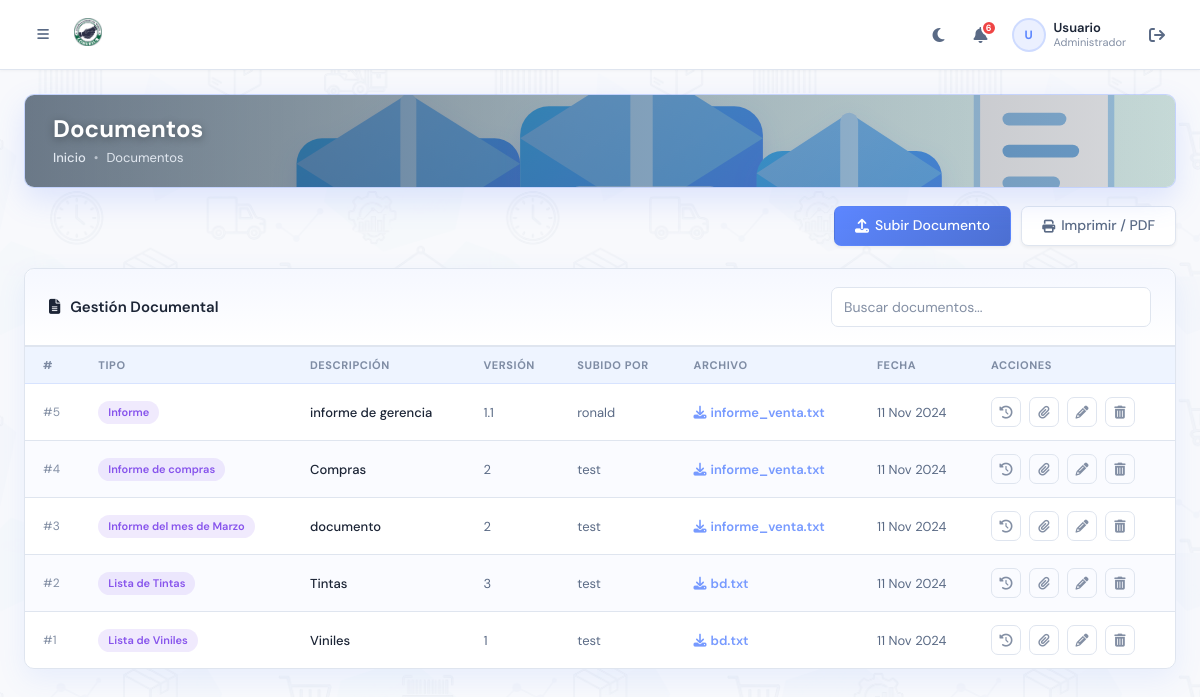
Page /documentos.php (signed in) on the committed database.
### tables this page shows
CREATE TABLE `Documentos` (
  `id_documento` int(11) NOT NULL,
  `tipo_documento` varchar(50) NOT NULL,
  `descripcion` text NOT NULL,
  `fecha_creacion` date NOT NULL,
  `version` varchar(20) NOT NULL,
  `usuario_subio` varchar(50) NOT NULL,
  `nombre_archivo` varchar(255) NOT NULL,
  `ruta_archivo` varchar(255) NOT NULL,
  `fecha_subida` timestamp NULL DEFAULT current_timestamp()
);

CREATE TABLE `Usuarios` (
  `id_usuario` int(11) NOT NULL,
  `nombre` varchar(100) DEFAULT NULL,
  `correo_electronico` varchar(100) DEFAULT NULL,
  `contrasena` varchar(255) DEFAULT NULL,
  `rol` enum('Administrador','Usuario','Empleado') DEFAULT NULL,
  `estado` enum('Activo','Inactivo') DEFAULT NULL,
  `telefono` varchar(20) DEFAULT NULL,
  `fecha_creacion` datetime DEFAULT NULL,
  `direccion` varchar(255) DEFAULT NULL
);

### utils/db.php (called while the page is built, shortened)
<?php
function dbQuery(mysqli $conn, string $sql, string $types = '', mixed ...$params): mysqli_result|bool {
    $stmt = $conn->prepare($sql);
    if (!$stmt->execute()) {
        error_log("DB execute error: " . $stmt->error . " | SQL: $sql");
        $stmt->close();
        return false;
    }
    $result = $stmt->get_result();
    return $result ?: true;
}
function dbFetchAll(mysqli $conn, string $sql, string $types = '', mixed ...$params): array {
    $result = dbQuery($conn, $sql, $types, ...$params);
    return $result->fetch_all(MYSQLI_ASSOC);
}

### documentos.php (the view, shortened to what this page needs)
<?php
require_once 'config.php';
$user_role         = $_SESSION['user_role'] ?? '';
$can_add_documents = ($user_role === 'Administrador');
$current_user      = (int)$_SESSION['user_id'];
$conn->query("SET @current_user = " . $current_user);
$conn->query("SET @current_ip = '" . $conn->real_escape_string($_SERVER['REMOTE_ADDR']) . "'");
$documentos = dbFetchAll($conn,
    "SELECT d.*, u.nombre AS usuario_nombre FROM Documentos d JOIN Usuarios u ON d.usuario_subio = u.id_usuario ORDER BY fecha_subida DESC"
);
include('layout/sidebar.php');
?>
<div class="page-banner">
    <div class="page-banner-content">
        <h1>Documentos</h1>
        <div class="page-banner-breadcrumb">
            <a href="dashboard.php">Inicio</a>
            <span class="sep">•</span>
            <span>Documentos</span>
        </div>
    </div>
    <img src="assets/images/breadcrumb/inventario_productos_banner.svg" alt="Banner de inventario de productos" class="page-banner-img">
</div>
<div class="module-actions-row">
    <?php if ($can_add_documents): ?>
    <button class="btn-primary-master" onclick="openModal('createDocumentModal')">
        <i class="fas fa-upload"></i> Subir Documento
    </button>
    <?php endif; ?>
    <button type="button" class="btn-secondary-master btn-print-module" onclick="window.print()">
        <i class="fas fa-print"></i> Imprimir / PDF
    </button>
</div>
<div class="card-master">
    <div class="card-header-master">
        <h3><i class="fas fa-file-alt icon-cyan"></i>Gestión Documental</h3>
        <div class="table-search-wrap no-icon">
            <input type="text" id="searchInput" class="table-search-input" placeholder="Buscar documentos..." onkeyup="filterDocuments()">
        </div>
    </div>
    <?php if (!empty($documentos)): ?>
    <div class="table-wrap">
        <table class="data-table" id="documentsTable">
            <thead>
                <tr>
                    <th>#</th>
                    <th>Tipo</th>
                    <th>Descripción</th>
                    <th>Versión</th>
                    <th>Subido por</th>
                    <th>Archivo</th>
                    <th>Fecha</th>
                    <th>Acciones</th>
                </tr>
            </thead>
            <tbody>
                <?php foreach($documentos as $doc): ?>
                <tr>
                    <td class="td-muted">#<?= htmlspecialchars($doc['id_documento']) ?></td>
                    <td><span class="badge-pill badge-info"><?= htmlspecialchars($doc['tipo_documento']) ?></span></td>
                    <td class="td-primary"><?= htmlspecialchars($doc['descripcion']) ?></td>
                    <td><?= htmlspecialchars($doc['version']) ?></td>
                    <td><?= htmlspecialchars($doc['usuario_nombre']) ?></td>
                    <td><a href="<?= htmlspecialchars($doc['ruta_archivo']) ?>" target="_blank" download class="link-cyan"><i class="fas fa-download" style="margin-right:4px;"></i><?= htmlspecialchars($doc['nombre_archivo']) ?></a></td>
                    <td><?= htmlspecialchars(date('d M Y', strtotime($doc['fecha_subida']))) ?></td>
                    <td>
                        <div class="td-actions">
                            <button class="btn-icon" title="Historial" onclick="openModal('viewHistoryModal', <?= (int)$doc['id_documento'] ?>)">
                                <i class="fas fa-history"></i>
                            </button>
                            <button class="btn-icon warn" title="Adjuntar Registro" onclick="openModal('attachRecordModal', <?= (int)$doc['id_documento'] ?>)">
                                <i class="fas fa-paperclip"></i>
                            </button>
                            <button class="btn-icon" title="Editar" onclick="openEditModal(<?= (int)$doc['id_documento'] ?>, '<?= htmlspecialchars($doc['tipo_documento'], ENT_QUOTES) ?>', '<?= htmlspecialchars($doc['descripcion'], ENT_QUOTES) ?>', '<?= htmlspecialchars($doc['version'], ENT_QUOTES) ?>')">
                                <i class="fas fa-pencil-alt"></i>
                            </button>
                            <?php if ($can_add_documents): ?>
                            <a href="documentos.php?delete=<?= (int)$doc['id_documento'] ?>" class="btn-icon danger" title="Eliminar" onclick="return confirm('¿Eliminar este documento?');">
                                <i class="fas fa-trash-alt"></i>
                            </a>
                            <?php endif; ?>
                        </div>
                    </td>
                </tr>
                <?php endforeach; ?>
            </tbody>
        </table>
    </div>
    <?php endif; ?>
</div>
<?php include('layout/footer_main.php'); ?>

### styles/template-theme.css (style rules this page uses)
:root { --primary: #5d87ff; --secondary: #49beff; --success: #13deb9; --warning: #f6b51e; --error: #ef4444; --info: #8754ec; --dark: #1c2536; --white: #ffffff; --bodytext: rgba(90, 106, 133, 0.75); --lightprimary: rgba(93, 135, 255, 0.12); --lightsecondary: rgba(73, 190, 255, 0.12); --lightsuccess: rgba(19, 222, 185, 0.12); --lightwarning: rgba(246, 181, 30, 0.12); --lighterror: rgba(239, 68, 68, 0.12); --lightinfo: rgba(135, 84, 236, 0.12); --primaryemphasis: color-mix(in srgb, #5d87ff 80%, #000); --secondaryemphasis: color-mix(in srgb, #49beff 80%, #000); --successemphasis: color-mix(in srgb, #13deb9 80%, #000); --warningemphasis: color-mix(in srgb, #f6b51e 80%, #000); --erroremphasis: color-mix(in srgb, #ef4444 80%, #000); --infoemphasis: color-mix(in srgb, #8754ec 80%, #000); --sidebar-width: 270px; --header-height: 70px; --bg-body: #f6f8fb; --bg-sidebar: #ffffff; --bg-card: #ffffff; --text-heading: #1c2536; --text-body: #5a6a85; --text-muted: rgba(90, 106, 133, 0.75); --text-primary: #1c2536; --text-secondary: #5a6a85; --accent-cyan: #49beff; --accent-pink: #f06292; --accent-violet: #8754ec; --bg-card-alt: #f8faff; --bg-soft: #eef4ff; --bg-soft-2: #edf9ff; --border-color: #dfe5ef; --shadow-sm: 0 0.125rem 0.25rem rgba(0, 0, 0, 0.055); --shadow-md: 0 1px 4px rgba(133, 146, 173, 0.2); --shadow-card: 0 2px 20px rgba(93, 135, 255, 0.06); --card-glow: 0 10px 28px rgba(93, 135, 255, 0.10); --shadow-lg: 0 10px 40px rgba(0, 0, 0, 0.12); --radius-sm: 4px; --radius-md: 7px; --radius-lg: 10px; --radius-xl: 14px; --space-1: 8px; --space-2: 16px; --space-3: 24px; --space-4: 32px; --transition-speed: 0.2s; --transition-ease: ease-in-out; }
*, *::before, *::after { box-sizing: border-box; margin: 0; padding: 0; }
html, body { height: 100%; font-family: 'DM Sans', 'Inter', -apple-system, BlinkMacSystemFont, sans-serif; background: var(--bg-body); color: var(--text-body); overflow-x: hidden; font-size: 14px; line-height: 1.5; }
body::before { content: ''; position: fixed; inset: 0; background-image: url('../assets/images/bg/pattern-bg.png'); background-repeat: repeat; background-size: 900px auto; background-position: top center; opacity: 0.22; pointer-events: none; z-index: 0; transition: opacity 0.4s ease, filter 0.4s ease; }
a { text-decoration: none; color: inherit; }
img { max-width: 100%; }
button { cursor: pointer; font-family: inherit; }
input, select, textarea { font-family: inherit; }
.card-master { background: var(--bg-card); border-radius: var(--radius-lg); border: 1px solid var(--border-color); box-shadow: var(--card-glow); overflow: hidden; transition: transform var(--transition-speed) var(--transition-ease), box-shadow var(--transition-speed) var(--transition-ease); }
.data-table { width: 100%; border-collapse: collapse; font-size: 13px; }
.data-table thead th { text-align: left; padding: 10px 14px; font-size: 11px; font-weight: 700; text-transform: uppercase; letter-spacing: 0.6px; color: var(--text-muted); border-bottom: 1px solid var(--border-color); background: transparent; white-space: nowrap; }
.data-table tbody td { padding: 13px 14px; border-bottom: 1px solid var(--border-color); color: var(--text-body); vertical-align: middle; }
.data-table tbody tr { transition: background 0.12s; }
.data-table tbody tr:last-child td { border-bottom: none; }
.badge-pill { display: inline-flex; align-items: center; padding: 3px 10px; border-radius: 20px; font-size: 11px; font-weight: 600; background: var(--lightsuccess); color: #0a8f78; }
.badge-pill.badge-info { background: var(--lightinfo); color: var(--info); }
.form-control, input[type="text"], input[type="email"], input[type="password"], input[type="number"], input[type="tel"], input[type="date"], select, textarea { width: 100%; padding: 10px 14px; border: 1px solid var(--border-color); border-radius: var(--radius-md); font-size: 14px; color: var(--dark); background: var(--white); outline: none; transition: all 0.18s; font-family: inherit; }
.form-control::placeholder, input::placeholder, textarea::placeholder { color: var(--text-muted); }
*, *::before, *::after { transition-property: background-color, border-color, color; transition-duration: var(--transition-speed); transition-timing-function: var(--transition-ease); }

### rows in the picture
documentos: id_documento "5", tipo_documento "Informe", descripcion "informe de gerencia", version "1.1", usuarios.nombre "ronald", nombre_archivo "informe_venta.txt", fecha_subida "11 Nov 2024"
documentos: id_documento "4", tipo_documento "Informe de compras", descripcion "Compras", version "2", usuarios.nombre "test", nombre_archivo "informe_venta.txt", fecha_subida "11 Nov 2024"
documentos: id_documento "3", tipo_documento "Informe del mes de Marzo", descripcion "documento", version "2", usuarios.nombre "test", nombre_archivo "informe_venta.txt", fecha_subida "11 Nov 2024"
documentos: id_documento "2", tipo_documento "Lista de Tintas", descripcion "Tintas", version "3", usuarios.nombre "test", nombre_archivo "bd.txt", fecha_subida "11 Nov 2024"
documentos: id_documento "1", tipo_documento "Lista de Viniles", descripcion "Viniles", version "1", usuarios.nombre "test", nombre_archivo "bd.txt", fecha_subida "11 Nov 2024"

### other values in the picture
$alertas_nav "6"
mb_substr($user_nombre, 0, 1) "U"
$user_nombre "Usuario"
$user_role "Administrador"
